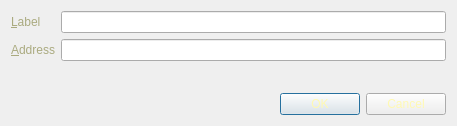
<?xml version="1.0" encoding="UTF-8"?>
<ui version="4.0">
 <class>EditAddressDialog</class>
 <widget class="QDialog" name="EditAddressDialog">
  <property name="geometry">
   <rect>
    <x>0</x>
    <y>0</y>
    <width>457</width>
    <height>126</height>
   </rect>
  </property>
  <property name="windowTitle">
   <string>Edit Address</string>
  </property>
  <property name="styleSheet">
   <string notr="true">background-image: url(:/images/bkg2);
color: rgb(255, 249, 178);
color: rgb(170, 170, 127);</string>
  </property>
  <layout class="QVBoxLayout" name="verticalLayout">
   <item>
    <layout class="QFormLayout" name="formLayout">
     <property name="fieldGrowthPolicy">
      <enum>QFormLayout::AllNonFixedFieldsGrow</enum>
     </property>
     <item row="0" column="0">
      <widget class="QLabel" name="label">
       <property name="text">
        <string>&amp;Label</string>
       </property>
       <property name="buddy">
        <cstring>labelEdit</cstring>
       </property>
      </widget>
     </item>
     <item row="0" column="1">
      <widget class="QLineEdit" name="labelEdit">
       <property name="toolTip">
        <string>The label associated with this address book entry</string>
       </property>
      </widget>
     </item>
     <item row="1" column="0">
      <widget class="QLabel" name="label_2">
       <property name="text">
        <string>&amp;Address</string>
       </property>
       <property name="buddy">
        <cstring>addressEdit</cstring>
       </property>
      </widget>
     </item>
     <item row="1" column="1">
      <widget class="QLineEdit" name="addressEdit">
       <property name="toolTip">
        <string>The address associated with this address book entry. This can only be modified for sending addresses.</string>
       </property>
      </widget>
     </item>
    </layout>
   </item>
   <item>
    <widget class="QDialogButtonBox" name="buttonBox">
     <property name="styleSheet">
      <string notr="true">background-image: url(:/images/bkg2);
color: rgb(255, 249, 178);</string>
     </property>
     <property name="orientation">
      <enum>Qt::Horizontal</enum>
     </property>
     <property name="standardButtons">
      <set>QDialogButtonBox::Cancel|QDialogButtonBox::Ok</set>
     </property>
    </widget>
   </item>
  </layout>
 </widget>
 <resources/>
 <connections>
  <connection>
   <sender>buttonBox</sender>
   <signal>accepted()</signal>
   <receiver>EditAddressDialog</receiver>
   <slot>accept()</slot>
   <hints>
    <hint type="sourcelabel">
     <x>248</x>
     <y>254</y>
    </hint>
    <hint type="destinationlabel">
     <x>157</x>
     <y>274</y>
    </hint>
   </hints>
  </connection>
  <connection>
   <sender>buttonBox</sender>
   <signal>rejected()</signal>
   <receiver>EditAddressDialog</receiver>
   <slot>reject()</slot>
   <hints>
    <hint type="sourcelabel">
     <x>316</x>
     <y>260</y>
    </hint>
    <hint type="destinationlabel">
     <x>286</x>
     <y>274</y>
    </hint>
   </hints>
  </connection>
 </connections>
</ui>
